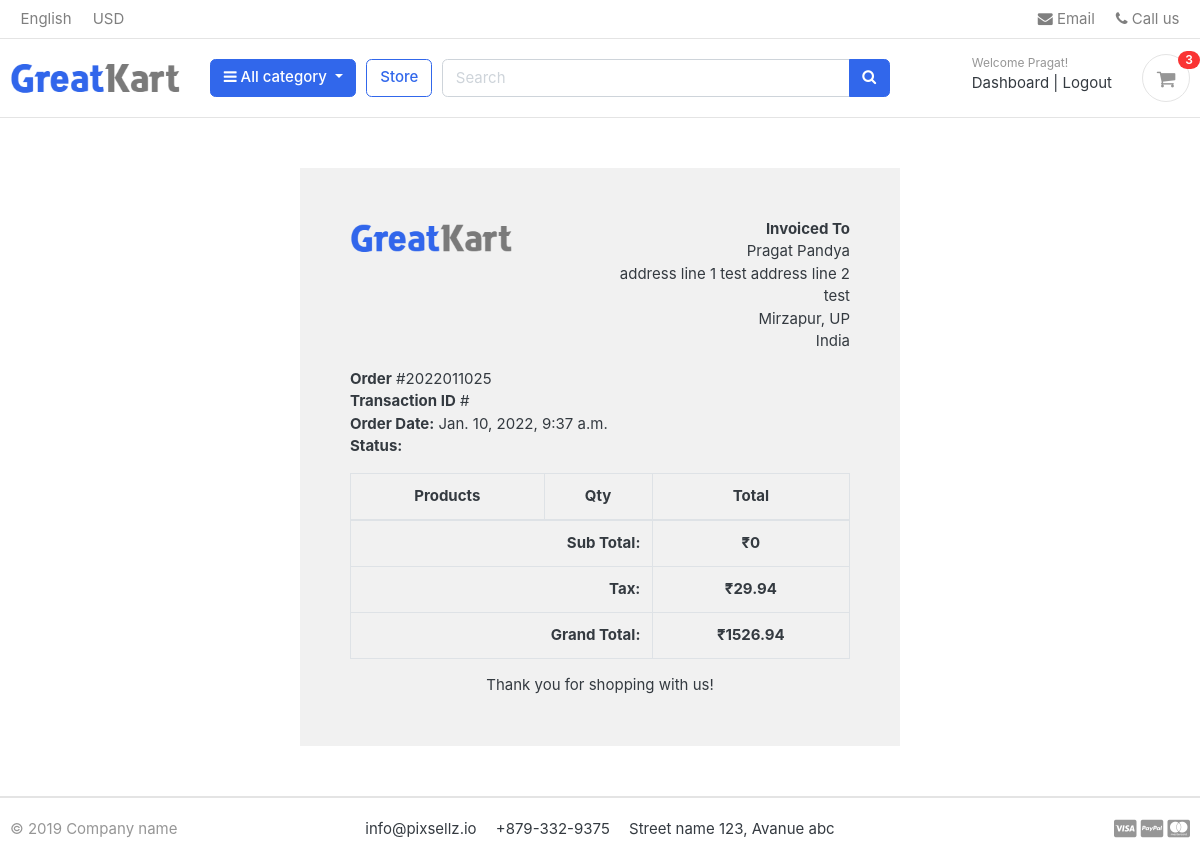
Before: /accounts/order_detail/2022011025/ (signed in) with the older database file.
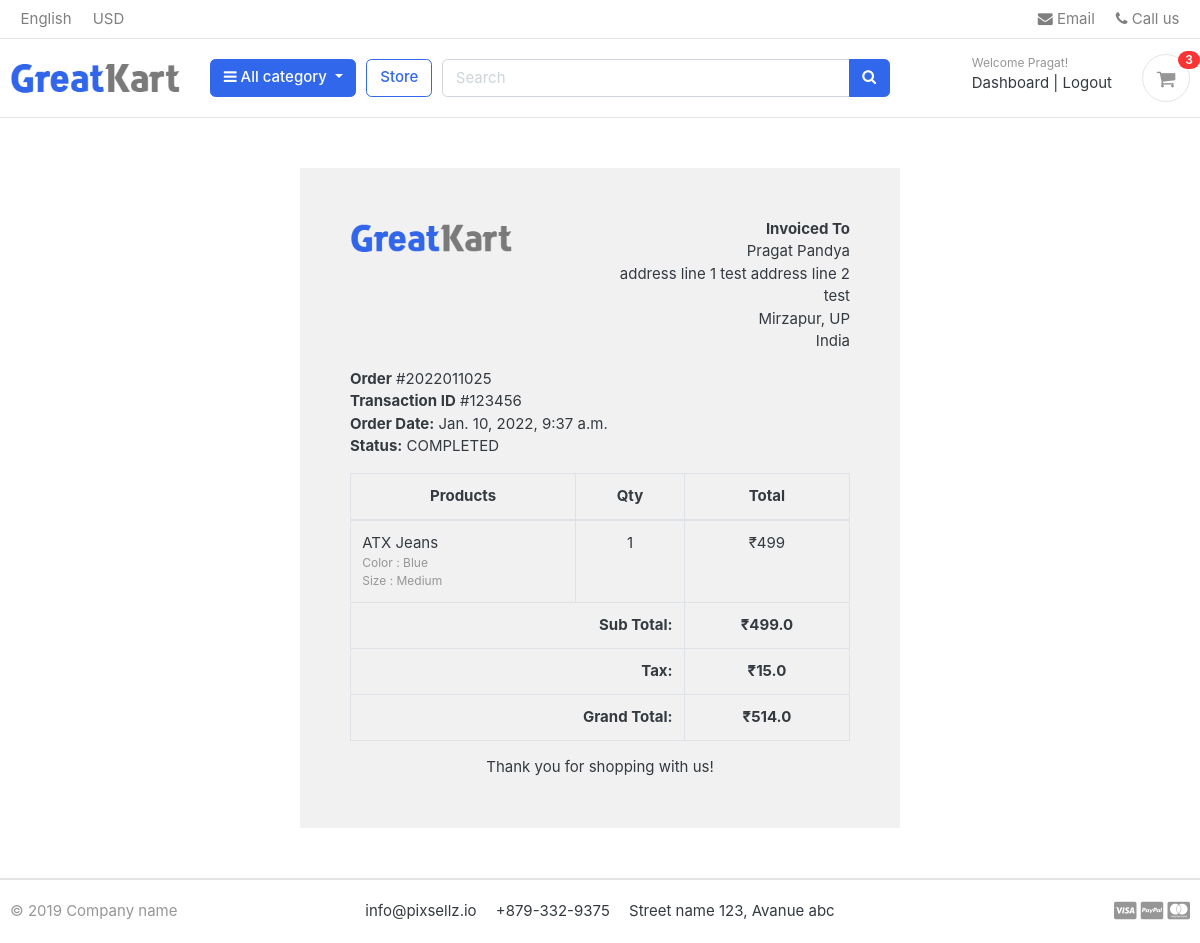
After: the same page with the newer database file.
### accounts/models.py (models this page shows, shortened)
class Account (AbstractBaseUser):
    first_name = models.CharField(max_length=50)
    last_name = models.CharField(max_length=50)
    username = models.CharField(max_length=50, unique=True)
    email = models.CharField(max_length=100, unique=True)
    phone_number = models.CharField(max_length=50)
    date_joined = models.DateTimeField(auto_now_add=True)
    last_login = models.DateTimeField(auto_now_add=True)
    is_admin = models.BooleanField(default=False)
    is_staff = models.BooleanField(default=False)
    is_active = models.BooleanField(default=False)
    is_superadmin = models.BooleanField(default=False)
    USERNAME_FIELD = 'email'
    REQUIRED_FIELDS = ['username', 'first_name', 'last_name']
    objects = MyAccountManager()

### orders/models.py (models this page shows, shortened)
class Order (models.Model):
    STATUS = (
        ('New', 'New'),
        ('Accepted', 'Accepted'),
        ('Completed', 'Completed'),
        ('Cancelled', 'Cancelled'),
    )
    user = models.ForeignKey(Account, on_delete=models.SET_NULL, null=True)
    payment = models.ForeignKey(Payment, on_delete=models.SET_NULL, blank=True, null=True)
    order_number = models.CharField(max_length=20)
    first_name = models.CharField(max_length=50)
    last_name = models.CharField(max_length=50)
    phone = models.CharField(max_length=15)
    email = models.EmailField(max_length=50)
    address_line_1 = models.CharField(max_length=50)
    address_line_2 = models.CharField(max_length=50, blank=True)
    country = models.CharField(max_length=50, default='India')
    state = models.CharField(max_length=50)
    city = models.CharField(max_length=50)
    order_note = models.CharField(max_length=100, blank=True)
    order_total = models.FloatField()
    tax = models.FloatField()
    status = models.CharField(max_length=10, choices=STATUS, default='New')
    ip = models.CharField(blank=True, max_length=20)
    is_ordered = models.BooleanField(default=False)
    created_at = models.DateTimeField(auto_now_add=True)
    updated_at = models.DateTimeField(auto_now=True)
    def full_address (self):
        return f'{self.address_line_1} {self.address_line_2}'
    def full_name (self):
        return f'{self.first_name} {self.last_name}'

class Payment (models.Model):
    user = models.ForeignKey(Account, on_delete=models.CASCADE)
    payment_id = models.CharField(max_length=100)
    payment_method = models.CharField(max_length=100)
    amount_paid = models.CharField(max_length=100) # this is the total amount paid
    status = models.CharField(max_length=100)
    created_at = models.DateTimeField(auto_now_add=True)

class OrderProduct (models.Model):
    order = models.ForeignKey(Order, on_delete=models.CASCADE)
    payment = models.ForeignKey(Payment, on_delete=models.SET_NULL, blank=True, null=True)
    user = models.ForeignKey(Account, on_delete=models.CASCADE)
    product = models.ForeignKey(Product, on_delete=models.CASCADE)
    variations = models.ManyToManyField(Variation, blank=True)
    quantity = models.IntegerField()
    product_price = models.FloatField()
    ordered = models.BooleanField(default=False)
    created_at = models.DateTimeField(auto_now_add=True)
    updated_at = models.DateTimeField(auto_now=True)

### store/models.py (models this page shows, shortened)
class Product (models.Model):
    product_name = models.CharField(max_length=200, unique=True)
    slug = models.SlugField(max_length=200, unique=True)
    description = models.TextField(max_length=500, blank=True)
    price = models.IntegerField()
    image = models.ImageField(upload_to='photos/products')
    stock = models.IntegerField()
    is_available = models.BooleanField(default=True)
    category = models.ForeignKey(Category, on_delete=models.CASCADE)
    created_date = models.DateTimeField(auto_now_add=True)
    modified_date = models.DateTimeField(auto_now=True)

class Variation (models.Model):
    product = models.ForeignKey(Product, on_delete=models.CASCADE)
    variation_category = models.CharField(max_length=100, choices=variation_category_choice)
    variation_value = models.CharField(max_length=100)
    is_active = models.BooleanField(default=True)
    created_date = models.DateTimeField(auto_now=True)
    objects = VariationManager()

### accounts/views.py (the view)
# urls.py: path('order_detail/<int:order_id>/', views.order_detail, name="order_detail"),
@login_required(login_url='login')
def order_detail(request, order_id):
    order_detail = OrderProduct.objects.filter(order__order_number=order_id)
    order = Order.objects.get(order_number=order_id)
    sub_total = 0
    for i in order_detail:
        sub_total += i.product_price * i.quantity
    context = {
        'order_detail' : order_detail,
        'order' : order,
        'sub_total' : sub_total,
    }
    return render(request, 'accounts/order_detail.html', context)

### templates/accounts/order_detail.html
{% extends "base.html" %}
{% load static %}
{% block content %}
<div class="container" style="margin: 0 auto;width: 50%;padding: 50px;background: #f1f1f1;margin-top: 50px;margin-bottom: 50px;">
    <div class="row invoice row-printable">
        <div class="col-md-12">
            <div class="panel panel-default plain" id="dash_0">
                <div class="panel-body p30">
                    <div class="row">
                        <div class="col-lg-6">
                            <div class="invoice-logo"><img src="{% static '/images/logo.png' %}" alt="Invoice logo" style="max-height: 40px;"></div>
                        </div>
                        <div class="col-lg-6">
                            <div class="invoice-from">
                                <ul class="list-unstyled text-right">
                                    <li><strong>Invoiced To</strong></li>
                                    <li>{{ order.full_name }}</li>
                                    <li>{{ order.full_address }}</li>
                                    <li>{{ order.city }}, {{ order.state }}</li>
                                    <li>{{ order.country }}</li>
                                </ul>
                            </div>
                        </div>
                        <div class="col-lg-12">
                            <div class="invoice-details mt25">
                                <div class="well">
                                    <ul class="list-unstyled mb0">
                                        <li><strong>Order</strong> #{{ order.order_number }}</li>
                                        <li><strong>Transaction ID</strong> #{{ order.payment.payment_id }}</li>
                                        <li><strong>Order Date:</strong> {{ order.created_at }}</li>
                                        <li><strong>Status:</strong> {{ order.payment.status }}</li>
                                    </ul>
                                </div>
                            </div>
                            <div class="invoice-items">
                                <div class="table-responsive" style="overflow: hidden; outline: none;" tabindex="0">
                                    <table class="table table-bordered">
                                        <thead>
                                            <tr>
                                                <th class="per70 text-center">Products</th>
                                                <th class="per5 text-center">Qty</th>
                                                <th class="per25 text-center">Total</th>
                                            </tr>
                                        </thead>
                                        <tbody>
                                            {% for item in order_detail %}
                                            <tr>
                                                <td>{{ item.product.product_name }}
                                                  <p class="text-muted small">
                                                    {% if item.variations.all %}
                                                      {% for i in item.variations.all %}
                                                        {{ i.variation_category | capfirst }} : {{ i.variation_value | capfirst }} <br>
                                                      {% endfor %}
                                                    {% endif %}
                                                  </p>
                                                </td>
                                                <td class="text-center">{{ item.quantity }}</td>
                                                <td class="text-center">₹{{ item.product.price }}</td>
                                            </tr>
                                            {% endfor %}
                                        </tbody>
                                        <tfoot>
                                            <tr>
                                                <th colspan="2" class="text-right">Sub Total:</th>
                                                <th class="text-center">₹{{ sub_total }}</th>
                                            </tr>
                                            <tr>
                                                <th colspan="2" class="text-right">Tax:</th>
                                                <th class="text-center">₹{{ order.tax }}</th>
                                            </tr>
                                            <tr>
                                                <th colspan="2" class="text-right">Grand Total:</th>
                                                <th class="text-center">₹{{ order.order_total }}</th>
                                            </tr>
                                        </tfoot>
                                    </table>
                                </div>
                            </div>
                            <div class="invoice-footer mt25">
                                <p class="text-center">Thank you for shopping with us!</p>
                            </div>
                        </div>
                    </div>
                </div>
            </div>
        </div>
    </div>
    </div>
{% endblock %}

### templates/base.html (shortened to what this page needs)
{% load static %}
<!DOCTYPE HTML>
<html lang="en">
<head>
<link href="{% static 'css/bootstrap.css' %}" rel="stylesheet" type="text/css"/>
<link href="{% static 'fonts/fontawesome/css/all.min.css' %}" type="text/css" rel="stylesheet">
<link href="{% static 'css/ui.css' %}" rel="stylesheet" type="text/css"/>
<link href="{% static 'css/responsive.css' %}" rel="stylesheet" media="only screen and (max-width: 1200px)" />
<link href="{% static 'css/custom.css' %}" rel="stylesheet" type="text/css" />
<link rel="stylesheet" href="https://cdnjs.cloudflare.com/ajax/libs/font-awesome/4.7.0/css/font-awesome.min.css">
</head>
<body>
  {% include 'includes/navbar.html' %}
  {% block content %}
  {% endblock %}
  {% include 'includes/footer.html' %}
</body>

### templates/includes/navbar.html (shortened to what this page needs)
{% load static %}
<header class="section-header">
<nav class="navbar p-md-0 navbar-expand-sm navbar-light border-bottom">
<div class="container">
  <div class="collapse navbar-collapse" id="navbarTop4">
    <ul class="navbar-nav mr-auto">
      <li class="nav-item dropdown">
      <a href="#" class="nav-link">   English </a>
    </li>
    <li class="nav-item dropdown">
      <a href="#" class="nav-link"> USD </a>
    </li>
    </ul>
    <ul class="navbar-nav">
    <li><a href="#" class="nav-link"> <i class="fa fa-envelope"></i> Email </a></li>
    <li><a href="#" class="nav-link"> <i class="fa fa-phone"></i> Call us </a></li>
  </ul>
  </div>
</div>
</nav>
<section class="header-main border-bottom">
  <div class="container">
<div class="row align-items-center">
  <div class="col-lg-2 col-md-3 col-6">
    <a href="{% url 'home' %}" class="brand-wrap">
      <img class="logo" src="{% static './images/logo.png' %}">
    </a>
  </div>
  <div class="col-lg col-sm col-md col-6 flex-grow-0">
    <div class="category-wrap dropdown d-inline-block float-right">
      <button type="button" class="btn btn-primary dropdown-toggle" data-toggle="dropdown">
        <i class="fa fa-bars"></i> All category
      </button>
    </div>
  </div>
  <a href="{% url 'store' %}" class="btn btn-outline-primary">Store</a>
  <div class="col-lg  col-md-6 col-sm-12 col">
    <form action="{% url 'search' %}" class="search" method="GET">
      <div class="input-group w-100">
          <input type="text" class="form-control" style="width:60%;" placeholder="Search" name="keyword">
          <div class="input-group-append">
            <button class="btn btn-primary" type="submit">
              <i class="fa fa-search"></i>
            </button>
          </div>
        </div>
    </form>
  </div>
  <div class="col-lg-3 col-sm-6 col-8 order-2 order-lg-3">
        <div class="d-flex justify-content-end mb-3 mb-lg-0">
          {% if user.id is None %}
          <div class="widget-header">
            <small class="title text-muted">Welcome guest!</small>
            <div>
              <a href="{% url 'login' %}">Sign in</a> <span class="dark-transp"> | </span>
              <a href="{% url 'register' %}"> Register</a>
            </div>
          </div>
          {% else %}
          <div class="widget-header">
            <small class="title text-muted">Welcome {{user.first_name}}!</small>
            <div>
              <a href="{% url 'dashboard' %}">Dashboard</a> <span class="dark-transp"> | </span>
              <a href="{% url 'logout' %}"> Logout</a>
            </div>
          </div>
          {% endif %}
          <a href="{% url 'cart' %}" class="widget-header pl-3 ml-3">
            <div class="icon icon-sm rounded-circle border"><i class="fa fa-shopping-cart"></i></div>
            <span class="badge badge-pill badge-danger notify">{{ cart_count }}</span>
          </a>
        </div>
      </div>
</div>
  </div>
</section>
</header>

### templates/includes/footer.html
<footer class="section-footer border-top">
	<div class="container">
		<section class="footer-bottom border-top row">
			<div class="col-md-2">
				<p class="text-muted"> &copy 2019 Company name </p>
			</div>
			<div class="col-md-8 text-md-center">
				<span  class="px-2">info@pixsellz.io</span>
				<span  class="px-2">+879-332-9375</span>
				<span  class="px-2">Street name 123, Avanue abc</span>
			</div>
			<div class="col-md-2 text-md-right text-muted">
				<i class="fab fa-lg fa-cc-visa"></i>
				<i class="fab fa-lg fa-cc-paypal"></i>
				<i class="fab fa-lg fa-cc-mastercard"></i>
			</div>
		</section>
	</div>
</footer>

Changed rows visible on the page:
changed Order "Pragat Pandya": payment.payment_id (not shown) → "123456"; payment.status (not shown) → "COMPLETED"; tax "29.94" → "15.0"; order_total "1526.94" → "514.0"
added OrderProduct: product.product_name "ATX Jeans", quantity "1", product.price "499"
now on this page (row unchanged): Variation: variation_category "Color", variation_value "Blue"
now on this page (row unchanged): Variation: variation_category "Size", variation_value "Medium"
Other visible differences:
{{ sub_total }}: "0" → "499.0"
